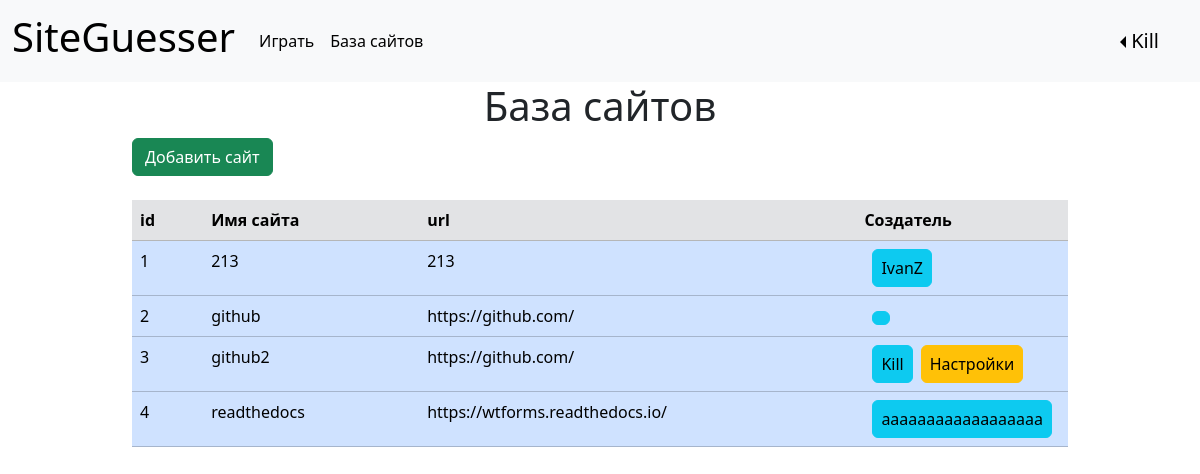
/websites (signed in), run on the app's committed database.
### data/users.py (models this page shows, shortened)
class User(SqlAlchemyBase, UserMixin, SerializerMixin):
    __tablename__ = 'user'
    id = sqlalchemy.Column(sqlalchemy.Integer,
                           primary_key=True, autoincrement=True)
    login = sqlalchemy.Column(sqlalchemy.String, unique=True, nullable=True)
    description = sqlalchemy.Column(sqlalchemy.String)  # описание
    role = sqlalchemy.Column(sqlalchemy.String, nullable=True, default="newbie")  # роль
    banned = sqlalchemy.Column(sqlalchemy.Boolean, nullable=True, default=False)  # бан
    created_date = sqlalchemy.Column(sqlalchemy.DateTime)
    modified_date = sqlalchemy.Column(sqlalchemy.DateTime)
    hashed_password = sqlalchemy.Column(sqlalchemy.String, nullable=True)
    statistic = orm.relationship("Statistic", back_populates='user', uselist=False)
    games = orm.relationship("Game", back_populates='user')
    website = orm.relationship("Website", back_populates='user')

### data/websites.py (models this page shows)
class Website(SqlAlchemyBase, SerializerMixin):
    __tablename__ = 'website'
    id = sqlalchemy.Column(sqlalchemy.Integer, primary_key=True, autoincrement=True)
    name = sqlalchemy.Column(sqlalchemy.String, nullable=True)
    url = sqlalchemy.Column(sqlalchemy.String)
    user_id = sqlalchemy.Column(sqlalchemy.Integer, sqlalchemy.ForeignKey("user.id"), nullable=True)
    user = orm.relationship('User')

### main.py (the view)
@app.route('/websites', methods=['GET', 'POST'])
@login_required
def websites():
    if not (current_user.role == 'admin' or current_user.role == 'main admin'):
        return redirect("/")
    db_sess = db_session.create_session()
    params = {"title": "База сайтов",
              "websites": [user for user in
                           db_sess.query(Website).all()]}
    return render_template("websites.html", **params)

### data/db_session.py (called while the page is built)
def create_session() -> Session:
    global __factory
    return __factory()

### main.py (called while the page is built)
@login_manager.user_loader
def load_user(user_id):
    db_sess = db_session.create_session()
    return db_sess.query(User).get(user_id)

### templates/websites.html (shortened to what this page needs)
{% extends "base.html" %}
{% block content %}
<div class="main-body">
    <h1 class="text-center">{{ title }}</h1>
    {% if current_user.role == "admin" or current_user.role == "main admin": %}
    <div class="container">
        <a href="/website" class="btn btn-success">Добавить сайт</a>
    </div>
    <br>
    {% endif %}
    <div class="container">
        <table class="table">
            <thead>
            <tr class="table-secondary">
                <th class="col-1" scope="col">id</th>
                <th class="col-3" scope="col">Имя сайта</th>
                <th class="col-6" scope="col">url</th>
                <th class="col-3" scope="col">Создатель</th>
            </tr>
            </thead>
            <tbody>
            {% for website in websites %}
            <tr class="table-primary">
                <td>{{ website.id }}</td>
                <td>{{ website.name }}</td>
                <td>{{ website.url }}</td>
                <td>
                    <div class="d-md-flex d-grid gx-2">
                        <div class="px-2">
                            <a class="btn btn-info px-2" href="/profile/{{ website.user.login }}" role="button">
                                {{ website.user.login}}
                            </a>
                        </div>
                        {% if website.user.login == current_user.login or current_user.role == "main admin" %}
                        <div>
                            <a class="btn btn-warning px-2" href="/websites/{{ website.id }}" role="button">
                                Настройки
                            </a>
                            {% endif %}
                        </div>
                    </div>
                </td>
            </tr>
            {% endfor %}
{% endblock %}

### templates/base.html (shortened to what this page needs)
<!DOCTYPE html>
<html lang="ru">
<head>
    <link href="https://cdn.jsdelivr.net/npm/bootstrap@5.3.2/dist/css/bootstrap.min.css" rel="stylesheet"
>
    <link rel="stylesheet" type="text/css" href={{ url_for(
    'static', filename='css/style.css') }} />
</head>
<body>
<header>
    <nav class="navbar navbar-expand navbar-light bg-light">
        <div class="container-fluid">
            <a class="navbar-brand" href="/"><h1> SiteGuesser </h1></a>
            <div class="collapse navbar-collapse" id="navbarNav">
                <ul class="navbar-nav">
                    <li class="nav-item">
                        <a class="nav-link active" aria-current="page" href="/game">Играть</a>
                    </li>
                </ul>
                {% if current_user.role == "admin" or current_user.role == "main admin": %}
                <ul class="navbar-nav">
                    <li class="nav-item">
                        <a href="/websites" class="nav-link active" aria-current="page">База сайтов</a>
                    </li>
                </ul>
                {% endif %}
            </div>
            <div>
                {% if current_user.is_authenticated %}
                <div class="dropdown dropstart">
                    <button class="navbar-brand dropdown-toggle btn btn-outline-light"
                            id="dropdownMenuLink" data-bs-toggle="dropdown" aria-expanded="false">{{
                        current_user.login
                        }}
                    </button>
                </div>
                {% else %}
                <div class="d-grid gap-2 d-md-block">
                    <a class="btn btn-primary" href="/register">Регистрация</a>
                    <a class="btn btn-success" href="/login">Авторизоваться</a>
                </div>
                {% endif %}
            </div>
        </div>
    </nav>
</header>
{% block content %} {% endblock %}
</body>
</html>

### static/css/style.css (style rules this page uses)
.main-body { margin-left: 10%; margin-right: 10%; }

### data on the page
User: login "Kill"
Website: id "1", name "213", url "213", user.login "IvanZ"
Website: id "2", name "github", url "https://github.com/"
Website: id "3", name "github2", url "https://github.com/", user.login "Kill"
Website: id "4", name "readthedocs", url "https://wtforms.readthedocs.io/", user.login "aaaaaaaaaaaaaaaaaa"

### other printed values
{{ title }} "База сайтов"
